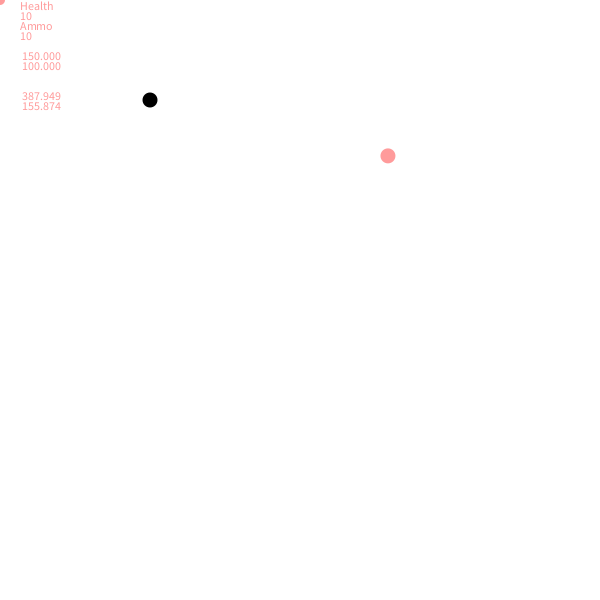
Frame 1 (no input)
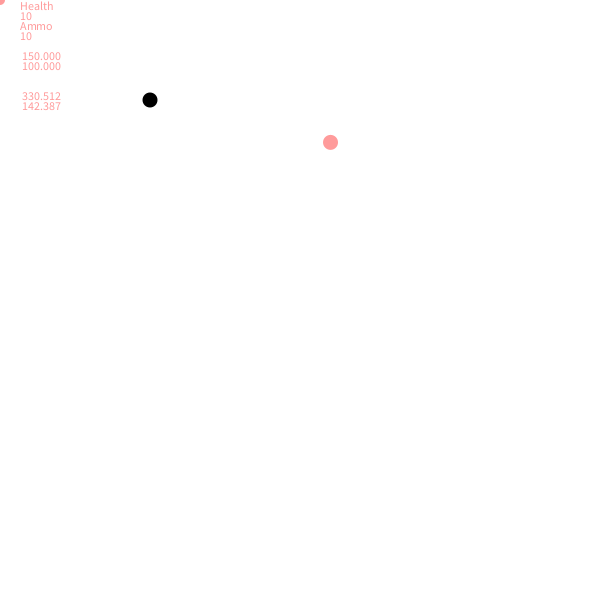
Frame 60 (the mouse pressed at the canvas centre just before this capture)
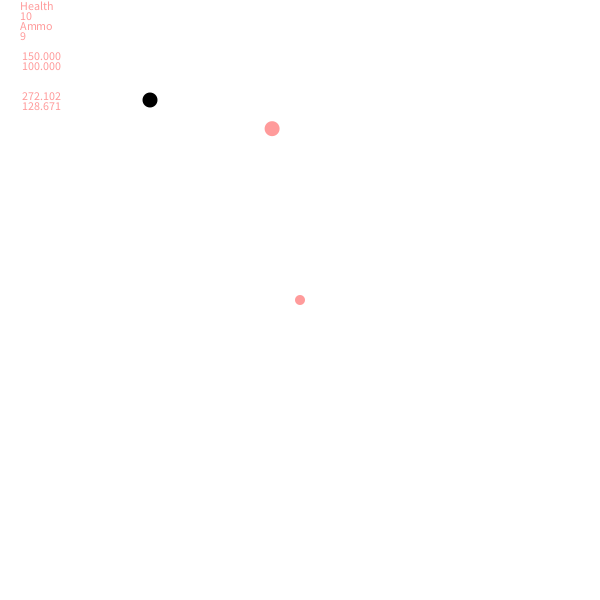
Frame 120 (the mouse held since frame 60 and released just before this capture)

The Processing sketch that drew these frames (run headless with seeded random() and noise(); from frame 60 on, the mouse is pressed at the canvas centre):

// Processing sketch: CPT
// ── CPT.pde
//global variables
float x = 150;
float y = 100;
float speed = 5;
int wait = 2000;
boolean reload;
long reloadStartTime;
float zombieSpeed = 1;
Boolean started = false;
PVector zombieDude;
boolean healthregen;


Player p1 = new Player(150, 100, 10, 10);
Enemy e1 = new Enemy(500, 500, 1, 1);

void setup() {
  size(600,600);
  zombieDude = new PVector(random(width), random(height), 0.);


  ellipseMode(CENTER);
  noStroke();
  fill(255, 0,0);
 
}
  

void draw() {
  background(255);
  display();
  
  fill(255, 0, 0, 100);
  ellipse(mouseX, mouseY, 10, 10); //aim
  
  text("Health", 20, 10);
  text(p1.health, 20 ,20);
  text("Ammo", 20, 30);
  text(p1.maxAmmo, 20, 40);
  
  text(p1.x, 20 ,60);
  text(p1.y ,20, 70);
  text(zombieDude.x, 20 ,100);
  text(zombieDude.y, 20 ,110);
  
  // i didnt know how to make an object follow player so i copied most of this code https://forum.processing.org/one/topic/how-do-i-get-objects-to-follow-a-separate-moving-object.html
 
  ellipse(zombieDude.x, zombieDude.y,15, 15);
  float angle = atan2(p1.y-zombieDude.y, p1.x-zombieDude.x);
  float newX = cos(angle)*zombieSpeed + zombieDude.x;
  float newY = sin(angle)*zombieSpeed + zombieDude.y;
  zombieDude.set(newX, newY, 0.);
  
 
  if (healthregen) {
  if (millis() > (reloadStartTime + wait)) {
    healthregen = false;
  }
  }

  if(zombieDude.y - p1.x >= -0.1 && zombieDude.y - p1.y >= -0.1 && zombieDude.y - p1.y <= 1 && zombieDude.x - p1.x <= 1){
        p1.health--;
        healthregen = true;
        reloadStartTime = millis();
    p1.health=constrain(p1.health, 0, 10);
   } else if(zombieDude.x - p1.x >= -0.1 && zombieDude.y - p1.y >= -0.1 && zombieDude.y - p1.y <= 1 && zombieDude.x - p1.x >= 1){
        p1.health--;
        healthregen = true;
        reloadStartTime = millis();
        p1.health=constrain(p1.health, 0, 10);
  } else if(zombieDude.x - p1.x >= -0.1 && zombieDude.y - p1.y >= -0.1 && zombieDude.y - p1.y >= 1 && zombieDude.x - p1.x <= 1)
        p1.health--;
        healthregen = true;
        reloadStartTime = millis();
        p1.health=constrain(p1.health, 0, 10);
        
        
  
  
  }
   

//character display

  
void display() {
  fill(0,0,0);
    ellipse(p1.x, p1.y, 15, 15);
    if(x > width - 25){
      p1.x = width -25;
    }if(y > height){
      p1.y = height - 25;
    }if(p1.x < 0 + 25){
      p1.x = 0 + 25;
    }if(p1.y < 0 + 25){
      p1.y = 0 + 25;
    }
    
if (reload) {
  if (millis() > (reloadStartTime + wait)) {
    p1.maxAmmo= 10;
    reload = false;
  }
  
}


}
void keyPressed() {
   if(key == 'r') {
       reload = true;
       reloadStartTime = millis();
    }
  if(key == 'w') {
  p1.y = p1.y - speed;
}
  if(key == 's') {
  p1.y = p1.y + speed;
}
  if(key == 'a') {
  p1.x = p1.x -speed;
}
  if(key == 'd') {
    p1.x = p1.x +speed;
}
 
  
}
  void mousePressed() {
    if (mousePressed == true) {
      p1.maxAmmo -= 1;
    }
    if (p1.maxAmmo < 0) {
      p1.maxAmmo = 0;
  }
  }
class Player {
  public float x;
  public float y;
  public int health;
  public int maxAmmo;
 

  public Player(float x, float y, int health, int maxAmmo) {
    this.x = x;
    this.y = y;
    this.health = health;
    this.maxAmmo = maxAmmo;
  }
}
class Enemy {
    public float x;
    public float y;
    public int health;
    public int damage;
  
  public Enemy(float x, float y, int health, int damage) {
    this.x = x;
    this.y = y;
    this.health = health;
    this.damage = damage;
  }


}
